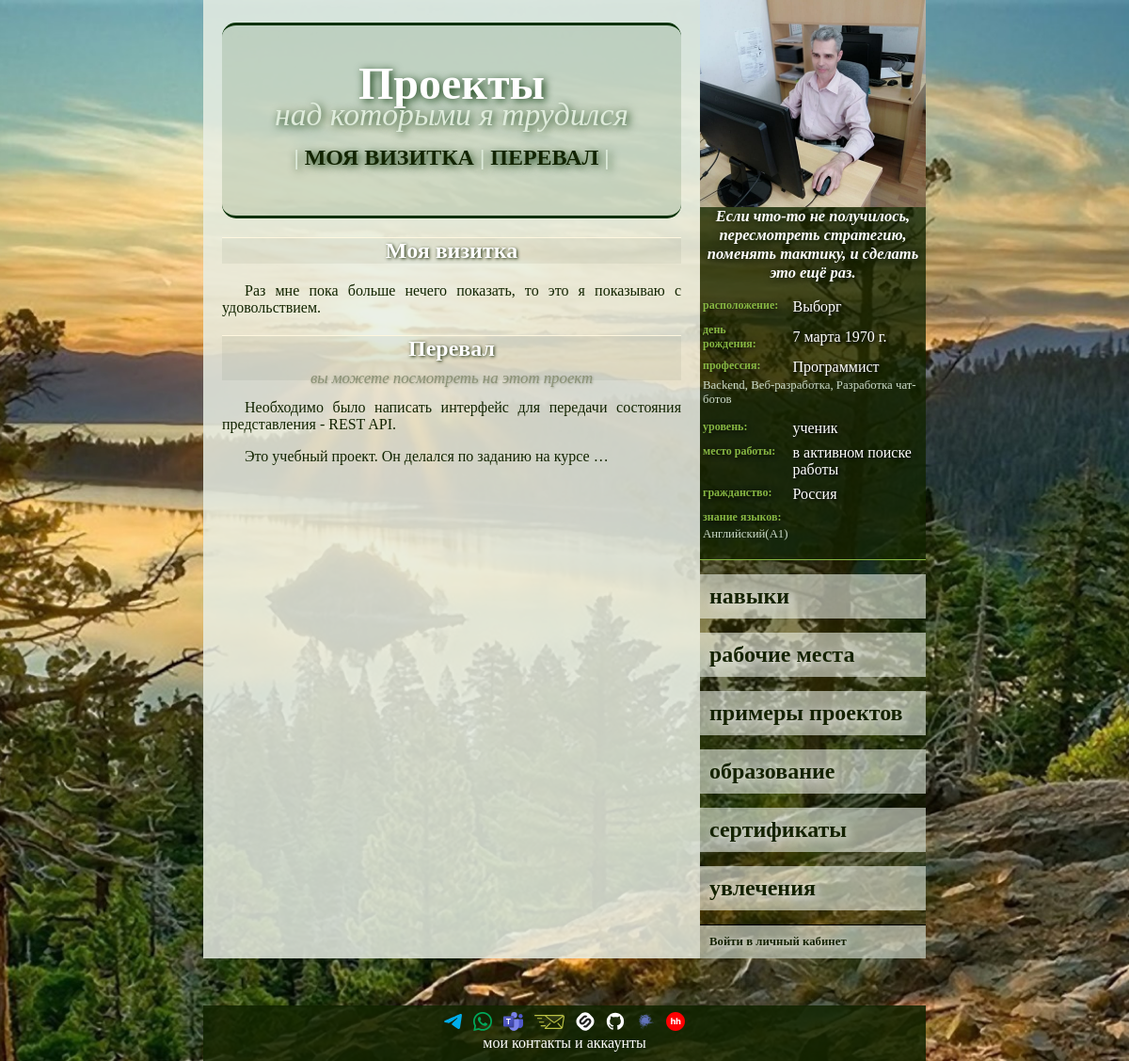
The page /1/data/project on the database its author committed.
### new/models.py (models this page shows, shortened)
class Generalization(models.Model):
    name = models.CharField(max_length=500, unique=True, verbose_name="Наименование")
    description = models.TextField(verbose_name="Описание")
    def __str__(self):
        return self.name
    class Meta:
        abstract = True

class StartAndEndDates(models.Model):
    start_date = models.DateField(blank=True, null=True, verbose_name="Дата начала")
    end_date = models.DateField(blank=True, null=True, verbose_name="Дата конца")
    start_date: Optional[date]
    end_date: Optional[date]
    class Meta:
        abstract = True

class LinkToTheOriginal(models.Model):
    link_to_the_original = models.URLField(blank=True, null=True, verbose_name="Ссылка на оригинал")
    class Meta:
        abstract = True

class Project(Generalization, StartAndEndDates, LinkToTheOriginal):
    used_skills = models.ManyToManyField(
        Skill,
        blank=True,
        related_name="projects",
        verbose_name="В проекте использованы навыки",
    )
    job = models.ForeignKey(
        Working,
        null=True,
        blank=True,
        on_delete=models.SET_NULL,
        related_name="projects",
        verbose_name="Рабочее место проекта",
    )
    class Meta:
        verbose_name = "Проект"
        verbose_name_plural = "Проекты"

class MyUser(AbstractUser):
    PROFESSIONAL_LEVELS = {
        "": "— Нет никакого —",
        "LR": "ученик",
        "BR": "начинающий",
        "LL": "небольшой опыт",
        "EX": "опыт есть",
        "PR": "профессионал",
        "SP": "супер-профессионал",
        "HB": "хобби",
    }
    BIOLOGICAL_SEX = {
        "": "— Не выбран —",
        "F": "женский",
        "M": "мужской"
    }
    photo = models.ImageField(
        "Собственное изображение",
        upload_to="user_s_photo/",
        null=True,
        blank=True,
    )
    biological_sex = models.CharField(
        max_length=1,
        choices=BIOLOGICAL_SEX,
        null=True,
        blank=True,
        verbose_name="Пол",
    )
    patronymic = models.CharField(max_length=100, verbose_name="Отчество", null=True, blank=True)
    birthday = models.DateField(null=True, blank=True, verbose_name="День рождения")
    citizenship = models.ForeignKey(
        CountryOfConsignment, on_delete=models.SET_NULL, null=True, blank=True, verbose_name="Гражданство"
    )
    city = models.ForeignKey(City, on_delete=models.SET_NULL, null=True, blank=True, verbose_name="Город")
    profession = models.ForeignKey(
        Profession, on_delete=models.SET_NULL, null=True, blank=True, verbose_name="Профессия"
    )
    specialization_professions = models.ManyToManyField(
        SupplementProfession,
        blank=True,
        related_name="supplement_user",
        verbose_name="Специализация",
    )
    the_level_of_professionalism = models.CharField(
        max_length=2,
        choices=PROFESSIONAL_LEVELS,
        null=True,
        blank=True,
        verbose_name="Уровень профессионализма",
    )
    job = models.ForeignKey(
        Organization,
        on_delete=models.SET_NULL,
        null=True,
        blank=True,
        verbose_name="Текущее место работы",
    )
    languages = models.ManyToManyField(
        Language,
        blank=True,
        related_name="knowledge_of_foreign_languages",
        verbose_name="Знание языков",
    )
    motto = models.CharField(max_length=1000, verbose_name="Мой девиз", null=True, blank=True)
    about_me = models.TextField(verbose_name="Обо мне", null=True, blank=True)

class City(models.Model):
    name = models.CharField(max_length=100, unique=True, verbose_name="Название")
    class Meta:
        ordering = ["name"]
        verbose_name = "Название города"
        verbose_name_plural = "Названия городов"
    def __str__(self):
        return self.name

class Profession(models.Model):
    name = models.CharField(max_length=100, unique=True, verbose_name="Название")
    supplement_the_profession_of_the_user = models.ManyToManyField(
        SupplementProfession,
        related_name="supplement_profession"
    )
    class Meta:
        ordering = ["name"]
        verbose_name = "Профессия"
        verbose_name_plural = "Профессии"
    def __str__(self):
        return self.name

class SupplementProfession(models.Model):
    name = models.CharField(max_length=100, unique=True, verbose_name="Наименование")
    class Meta:
        ordering = ["name"]
        verbose_name = "Специализация"
        verbose_name_plural = "Специализации"
    def __str__(self):
        return self.name

class Organization(models.Model):
    name = models.CharField(max_length=100, unique=True, verbose_name="Название")
    city = models.ForeignKey(City, on_delete=models.SET_NULL, null=True, blank=True, verbose_name="Город")
    class Meta:
        ordering = ["name"]
        verbose_name = "Организация"
        verbose_name_plural = "Организации"
    def __str__(self):
        return self.name

class CountryOfConsignment(models.Model):
    name = models.CharField(max_length=100, unique=True, verbose_name="Название")
    state_flag = models.ImageField("Государственный флаг", upload_to="flag/", null=True, blank=True)
    class Meta:
        ordering = ["name"]
        verbose_name = "Название страны"
        verbose_name_plural = "Названия стран"
    def __str__(self):
        return self.name

class Language(models.Model):
    LANGUAGE_LEVEL = {
        "A1": "начальный",
        "A2": "элементарный",
        "B1": "средний",
        "B2": "выше среднего",
        "C1": "продвинутый",
        "C2": "профессиональный",
    }
    name = models.CharField(max_length=100, verbose_name="Язык")
    level = models.CharField(
        max_length=2,
        choices=LANGUAGE_LEVEL,
        verbose_name="уровень",
        default="A1"
    )
    class Meta:
        ordering = ["name"]
        verbose_name = "Иностранный язык"
        verbose_name_plural = "Иностранные языки"
    def __str__(self):
        return f"{self.name}({self.level})"

### new/views.py (the view)
class ListOfProjects(GetContext, ListView):
    template_name = "new/list_of_projects.html"
    model = Project
    context_object_name = "projects"
    def get_queryset(self):
        queryset = Project.objects.order_by('-start_date')
        return queryset

### new/views.py (called while the page is built)
    def get_context_data(self, **kwargs):
        context = super().get_context_data(**kwargs)
        context['i_am'] = MyUser.objects.get(id=1)
        return context

### new/templates/new/list_of_projects.html (shortened to what this page needs)
{%extends 'base.html'%}
{% block body %}
<div class="name_user">
    Проекты <span class="subtitle projects" style="bottom: 0.4em;">над которыми я трудился</span>
    <div class="under_name_user"> |
        {% for project in projects %}
            <a href="{% url 'отобразить конкретный проект' project.id %}">{{ project }}</a> |
        {% endfor %}
    </div>
</div>
{% for project in projects %}
    <div class="specifics">
        <h2>
            {{ project }}
            {% if project.link_to_the_original %}
            <span class="subtitle projects">
            <a href="{{ project.link_to_the_original }}" target="_blank">
                Вы можете посмотреть на этот проект
            </a>
            </span>
            {% endif %}
        </h2>
        <a href="{% url 'отобразить конкретный проект' project.id %}"><div class="main_text">
            {{ project.description|linebreaks|truncatewords:20 }}
        </div></a>
    </div>
{% endfor%}
{% endblock body %}

### new/templates/new/main_info.html
{% load static %}
{% if myuser %}
	<div class="photo">{% if myuser.photo %}
		<a href="/{{ myuser.id }}">
			<img
					src="{% static ''|add:myuser.photo.url %}"
					alt="Личная фотография"
			>
		</a>
		{% else %}
		<img
				src="{% static 'images/user_s_photo/default.jpg' %}"
				alt="Фото по умолчанию"
		>
		{% endif %}
	</div>
	<div class="motto">
		{% if myuser.motto %}
			{{ myuser.motto }}
		{% else %}
			у пользователя нет девиза
		{% endif %}
	</div>
	<table class="ind_info">
		<tbody class="tbl_info">
			{% if myuser.city %}
			<tr>
				<td class="left_column">расположение:</td>
				<td class="right_column">{{ myuser.city }}</td>
			</tr>
			{% endif %}
			{% if myuser.birthday %}
			<tr>
				<td class="left_column">день рождения:</td>
				<td class="right_column">{{ myuser.birthday }}</td>
			</tr>
			{% endif %}
			{% if myuser.profession %}
			<tr>
				<td class="left_column">профессия:</td>
				<td class="right_column">{{ myuser.profession }}</td>
			</tr>
			{% endif %}
            {% if myuser.profession %}
                {% if myuser.specialization_professions %}
                    <tr>
                        <td colspan="2" class="uni_cells">
                            {{ myuser.specialization_professions.all|join:", " }}
                        </td>
                    </tr>
                {% endif %}
            {% endif %}
			{% if myuser.get_the_level_of_professionalism_display %}
			<tr>
				<td class="left_column">уровень:</td>
				<td class="right_column">{{ myuser.get_the_level_of_professionalism_display }}</td>
			</tr>
			{% endif %}
			{% if myuser.job %}
			<tr>
				<td class="left_column">место работы:</td>
				<td class="right_column">{{ myuser.job }}</td>
			</tr>
			{% endif %}
			{% if myuser.citizenship %}
			<tr>
				<td class="left_column">гражданство:</td>
				<td class="right_column">{{ myuser.citizenship }}</td>
			</tr>
			{% endif %}
			{% if myuser.languages.all %}
			<tr>
				<td colspan="2" class="left_column">знание языков:</td>
			</tr>
			<tr>
				<td colspan="2" class="uni_cells">
					{{ myuser.languages.all|join:", " }}
				</td>
			</tr>
			{% endif %}
		</tbody>
	</table>
{% endif %}

### static/CSS/style.css (style rules this page uses)
body { background-color: #d6ffe3; background-image: url("../images/background.jpg"); background-repeat: no-repeat; background-position: center center; background-attachment: fixed; background-size: cover; max-width: 768px; margin: auto; }
p { text-align: center; }
h1, h2, h3, h4, h5 { text-align: center; color: white; text-shadow: 0.04em 0.04em 0.15em #122400; border-top: 1.5px solid #fff7df; background: #1224000d; }
.basic_inf a { text-decoration: none; color: #122400; }
.name_user { text-align: center; font-size: 3em; margin-top: 0.3em; font-weight: bold; padding: 0.7em 0 1em; border-top: solid 3px #023000; border-bottom: solid 3px #023000; color: white; text-shadow: 0.05em 0.05em 0.2em #023000; background: #12440e21; border-radius: 15px; }
.under_name_user { color: #dfecdc; font-size: 0.5em; text-transform: uppercase; }
.subtitle { color: #dfecdc; font-size: 0.7em; text-transform: lowercase; font-style: oblique; position: relative; bottom: -0.5em; }
.projects { font-weight: normal; display: block; }
.subtitle a { color: #8a9175; text-shadow: 0.04em 0.04em 0.15em #12240050; }
.main_text p { text-align: justify; margin-bottom: 0.5em; text-indent: 1.5em; }

### static/CSS/individual_data.css (style rules this page uses)
.photo { height: 220px; }
.photo img { object-fit: cover; width: 100%; height: 100%; }
.motto { padding: 0 3px; text-align: center; font-size: 1.03em; font-style: italic; font-weight: bold; color: white; text-shadow: 0.09em 0.09em 0.5em #011000; }
.ind_info { width: 100%; margin-bottom: 15px; padding: 10px 0; border-bottom: 0.1em solid #87b742; }
.tbl_info { vertical-align: top; }
td { padding-top: 5px; }
.left_column { font-size: 0.75em; font-weight: bold; padding-right: 10px; color: #87b742; text-shadow: 0.1em 0.1em 0.5em #000; }
.uni_cells { font-size: 0.8em; padding-bottom: 7px; padding-top: 0; text-align: left; color: #ccdbc9; }
.right_column { vertical-align: middle; color: white; text-shadow: 0.09em 0.09em 0.2em #000; }

### rows shown on the page
Project: name "МОЯ ВИЗИТКА", name "Моя визитка", description "Раз мне пока больше нечего показать, то это я показываю с удовольствием."
Project: name "ПЕРЕВАЛ", name "Перевал", description "Необходимо было написать интерфейс для передачи состояния представления - REST API. Это учебный проект. Он делался по заданию на курсе …"
MyUser: photo (picture), motto "Если что-то не получилось, пересмотреть стратегию, поменять тактику, и сделать это ещё раз.", city "Выборг", birthday "7 марта 1970 г.", profession "Программист", specialization_professions.all "Backend, Веб-разработка, Разработка чат-ботов", the_level_of_professionalism "ученик", job "в активном поиске работы", citizenship "Россия", languages.all "Английский(A1)"
